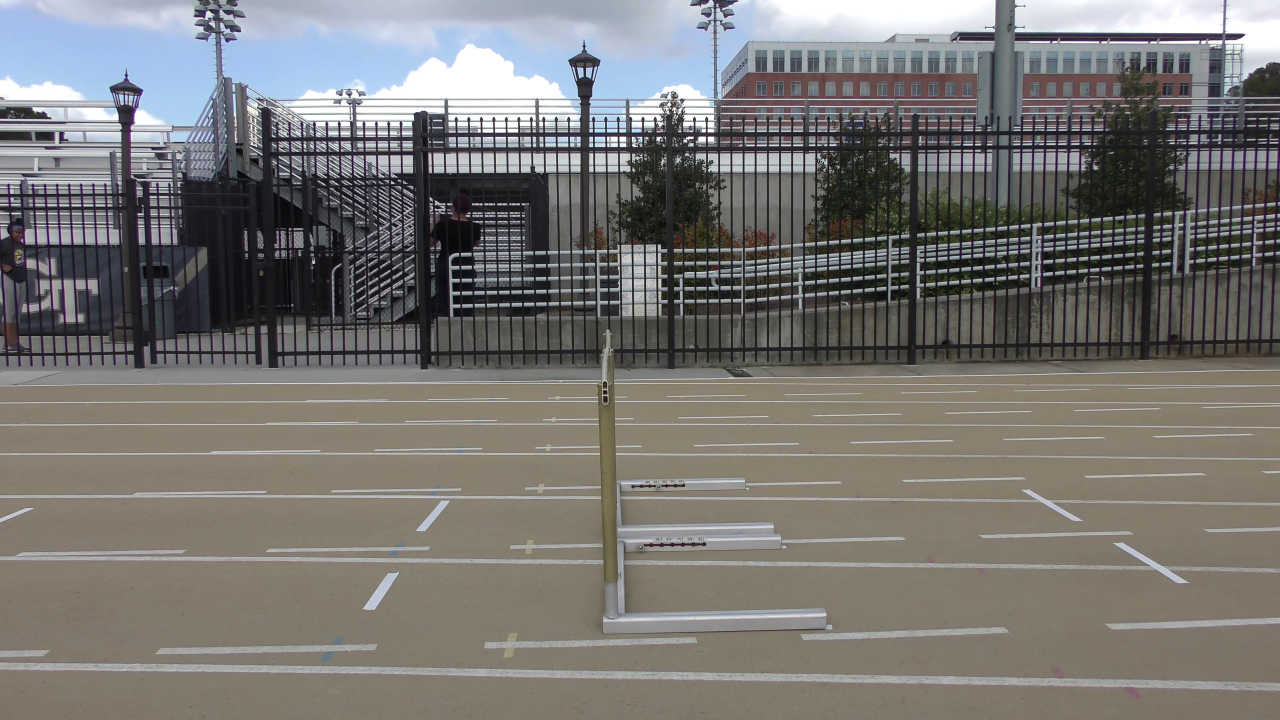
#> input picture sample_videos/screen_1_2160x3840px.jpg, 3840 x 2160 px (shown at 1/3 size)
$ python contours_detect.py
#> lines starting #> are read from the running program, lines starting #| are printed output that depends on the picture; after the words box and inside, x2 and y2 are one past the last pixel; in counts of white or black regions, pixels touching at a corner belong together
# Python code to detect an arrow (seven-sided shape) from an image.
import numpy as np
import cv2

# Reading image
img2 = cv2.imread('../sample_videos/screen_1_2160x3840px.jpg', cv2.IMREAD_COLOR)
#> img2 is the input picture: shape (2160, 3840, 3); mean B, G, R 115.5, 118.3, 120.4

# Reading same image in another variable and
# converting to gray scale.
img = cv2.imread('../sample_videos/screen_1_2160x3840px.jpg', cv2.IMREAD_GRAYSCALE)
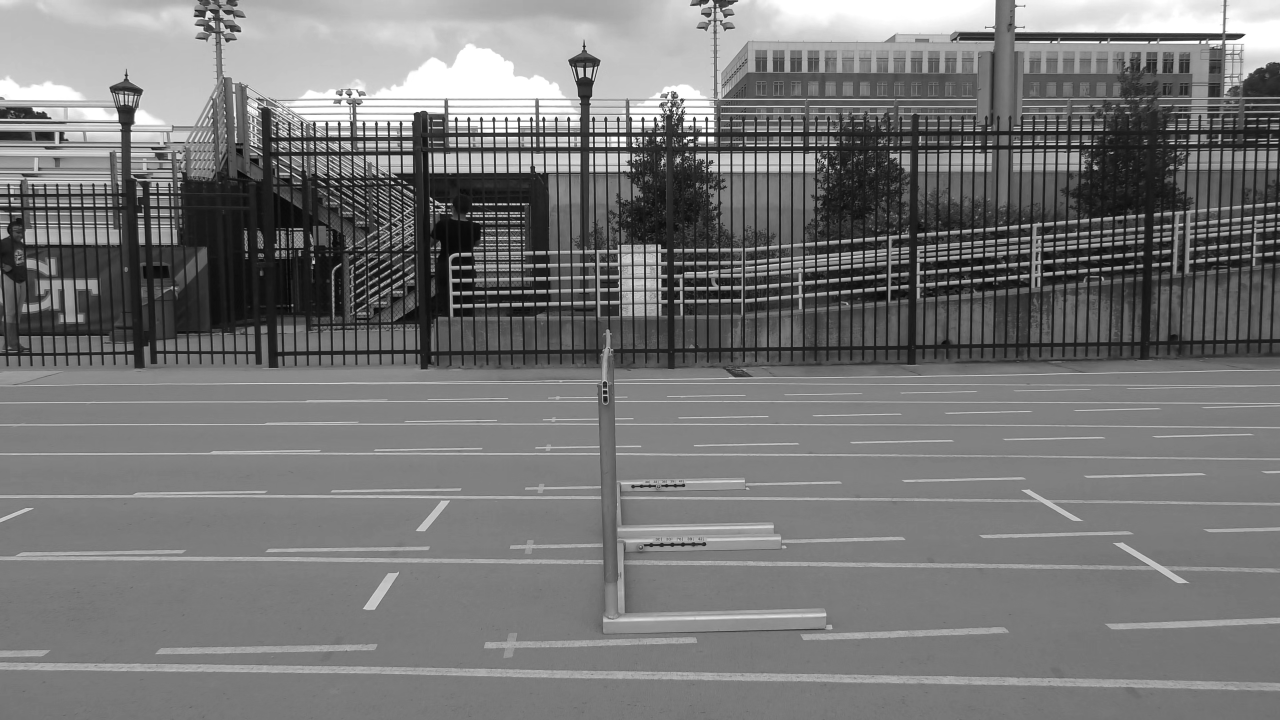
#> img: shape (2160, 3840) (shown at 1/3 size); min 0, max 255, mean 118.6

# Converting image to a binary image
# (black and white only image).
_,threshold = cv2.threshold(img, 140, 255,
                            cv2.THRESH_BINARY)
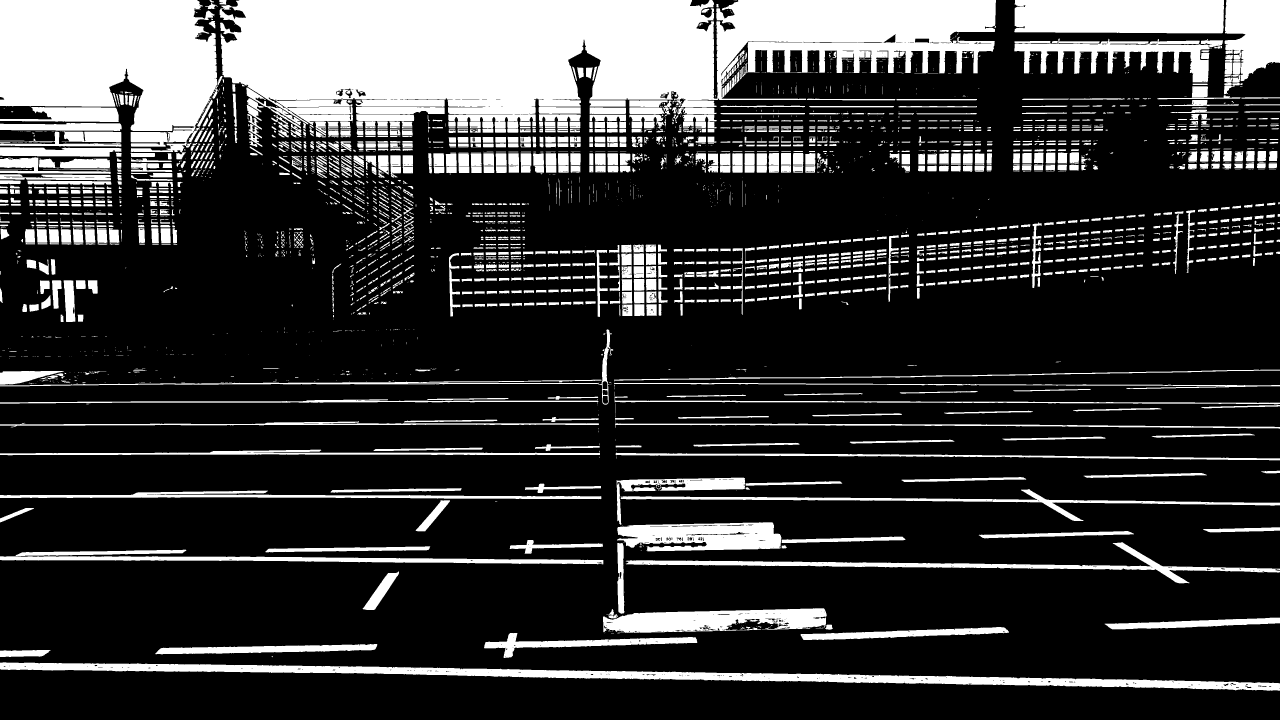
#> threshold: shape (2160, 3840) (shown at 1/3 size); 22.3% white; 3110 white regions (1288 under 20 px)

# Detecting shapes in image by selecting region
# with same colors or intensity.
contours,_=cv2.findContours(threshold, cv2.RETR_TREE,
                            cv2.CHAIN_APPROX_SIMPLE)
#> contours = 3917 contours, 2156 with area under 20; largest, box (x1, y1, x2, y2) and area: (659, 0, 2988, 385) 600950, (0, 0, 654, 478) 216560, (0, 1987, 3840, 2072) 81071, (3043, 0, 3672, 100) 60804, (1809, 1825, 2480, 1900) 33809

# Searching through every region selected to
# find the required polygon.
for cnt in contours :
    area = cv2.contourArea(cnt)

    # Shortlisting the regions based on there area.
    if area > 100:
        approx = cv2.approxPolyDP(cnt,
                                  0.009 * cv2.arcLength(cnt, True), True)

        # Checking if the no. of sides of the selected region is 7.
        if(True or len(approx) == 7):
            cv2.drawContours(img2, [approx], 0, (0, 0, 255), 2)
#> this loop made 3917 passes
#> (area, approx) on passes 1, 127, 128, 155, 179, 262, 270, 272, 312, 313: (81071, [[0, 1988], [3839, 2071]]), (2451.5, [[151, 1950], [0, 1952], [0, 1970], [120, 1969]]), (11472, [[1131, 1933], [490, 1943], [466, 1961], [1114, 1950]]), (10740, [[3026, 1895], [2989, 1881], [2402, 1906], [2471, 1919]]), (8787.5, [[3839, 1853], [3314, 1872], [3336, 1887], [3839, 1869]]), (20366, [[0, 1669], [1809, 1692]]), (4740, [[558, 1650], [78, 1656], [47, 1667]]), (4668.5, [[1290, 1640], [824, 1645], [796, 1655], [1280, 1650]]), (4186.5, [[3401, 1601], [2936, 1605], [2965, 1614]]), (2019.5, [[3839, 1582], [3609, 1588], [3629, 1596], [3839, 1591]])
#> area on passes 2, 6, 7, 14, 17, 19: 26.5, 77.5, 74, 72, 29, 51.5
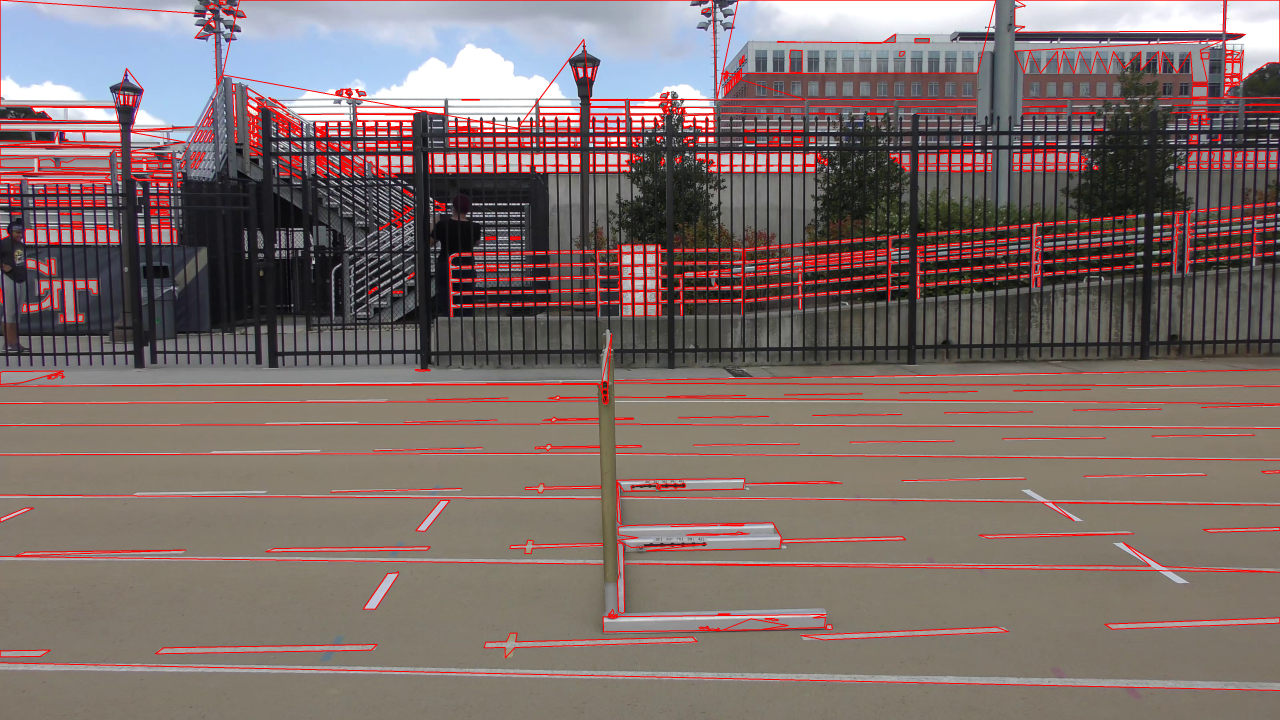
#> img2: shape (2160, 3840, 3) (shown at 1/3 size); mean B, G, R 106.4, 109.4, 125.9

# Showing the image along with outlined arrow.
threshold
cv2.imshow('threshold', cv2.resize(threshold, (1920, 1080)))
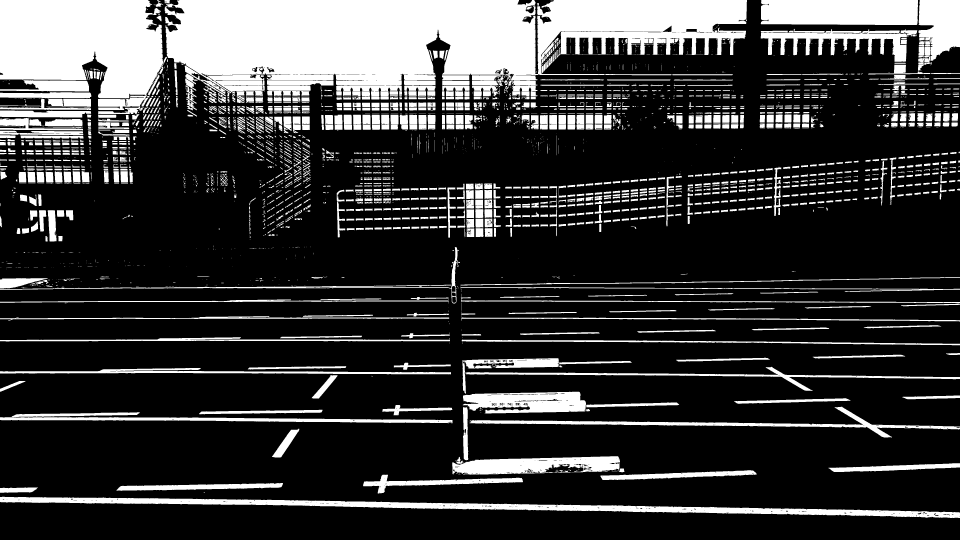
#> window 'threshold': shape (1080, 1920) (shown at 1/2 size); min 0, max 255, mean 56.8
cv2.imshow('image2', cv2.resize(img2, (1920, 1080)))
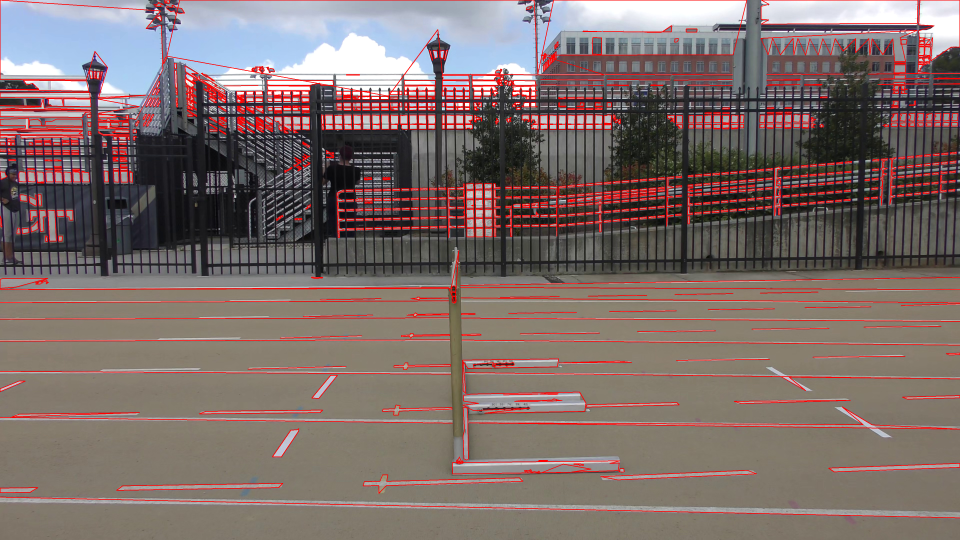
#> window 'image2': shape (1080, 1920, 3) (shown at 1/2 size); mean B, G, R 106.5, 109.5, 126

# Exiting the window if 'q' is pressed on the keyboard.
if cv2.waitKey(0) & 0xFF == ord('q'):
#> (key q is pressed here)
    cv2.destroyAllWindows()

$ run again, with sample_videos/screen_2_2160x3840px.jpg copied over sample_videos/screen_1_2160x3840px.jpg
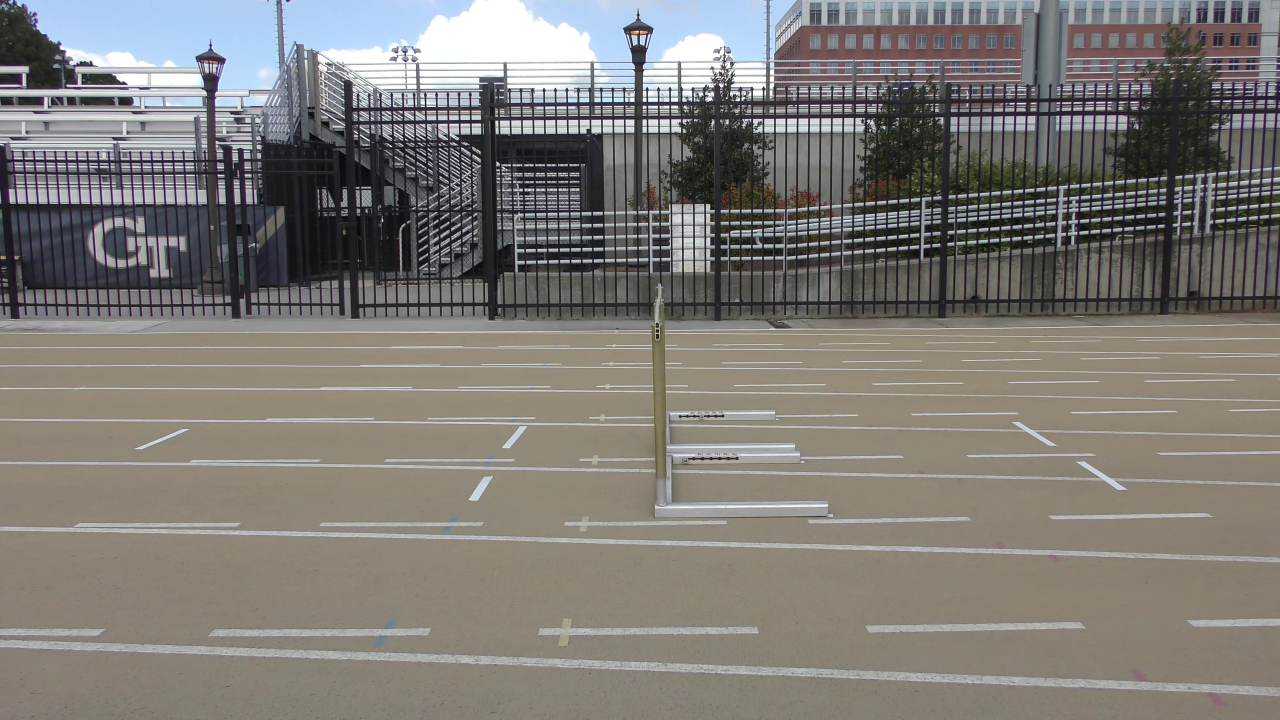
#> input picture sample_videos/screen_2_2160x3840px.jpg, 3840 x 2160 px (shown at 1/3 size)
#> img2 is the input picture: shape (2160, 3840, 3); mean B, G, R 119.2, 123.9, 126.8
#> `_,threshold = cv2.threshold(img, 140, 255, cv2.THRESH_BINARY)`:
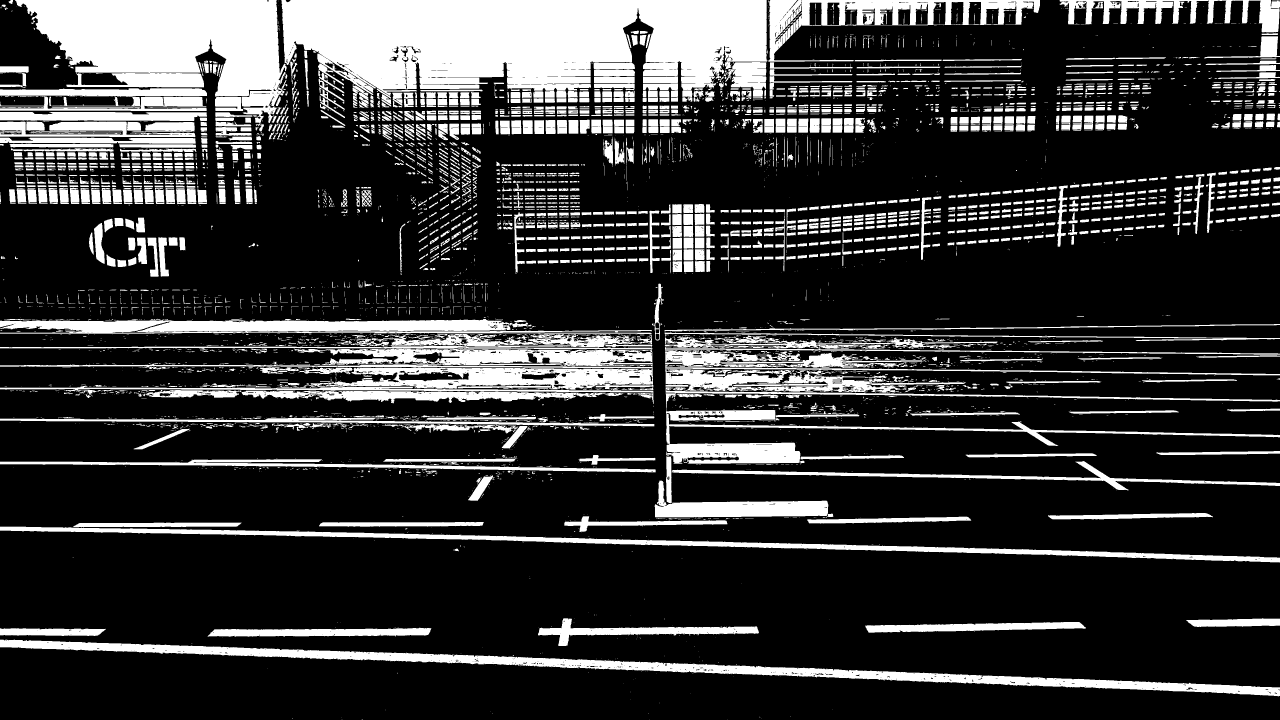
#> threshold: shape (2160, 3840) (shown at 1/3 size); 21.6% white; 5403 white regions (3042 under 20 px)
#> contours = 7494 contours, 5172 with area under 20; largest, box (x1, y1, x2, y2) and area: (844, 0, 2303, 296) 325966, (45, 0, 860, 394) 175916, (0, 1002, 1960, 1169) 113277, (0, 1919, 3840, 2089) 89688, (2305, 0, 3120, 185) 59601
#> the loop `for cnt in contours :` made 7494 passes
#> (area, approx) on passes 61, 279, 284, 302, 308, 378: (89688.5, [[0, 1919], [3839, 2087]]), (5886.5, [[0, 1905], [285, 1907], [317, 1887], [0, 1885]]), (13055, [[1293, 1885], [664, 1887], [623, 1909], [1275, 1906]]), (12597, [[3257, 1883], [3237, 1866], [2595, 1877], [2606, 1897]]), (5445, [[3839, 1876], [3839, 1856], [3559, 1860], [3591, 1880]]), (49233.5, [[0, 1580], [3839, 1687]])
#> `cv2.imshow('image2', cv2.resize(img2, (1920, 1080)))`:
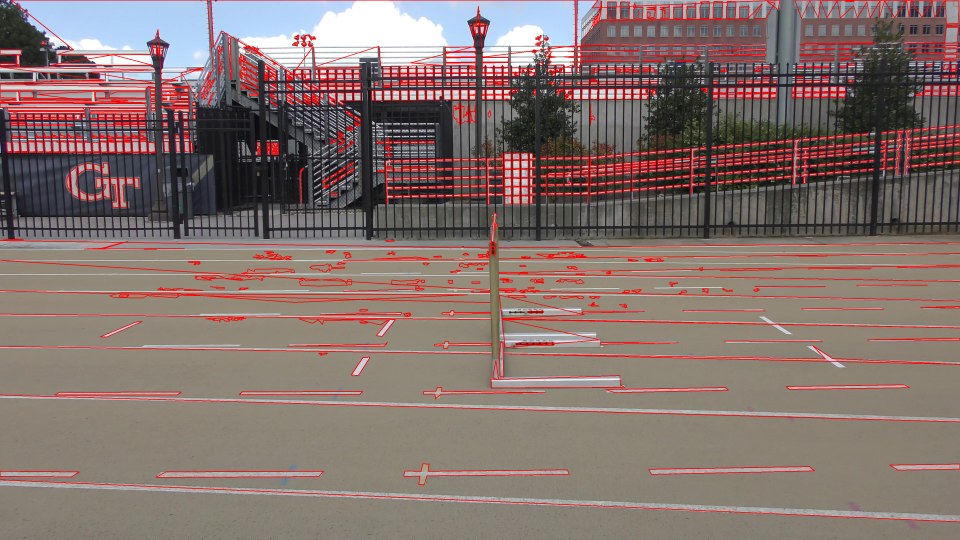
#> window 'image2': shape (1080, 1920, 3) (shown at 1/2 size); mean B, G, R 109.2, 113.9, 133.2
